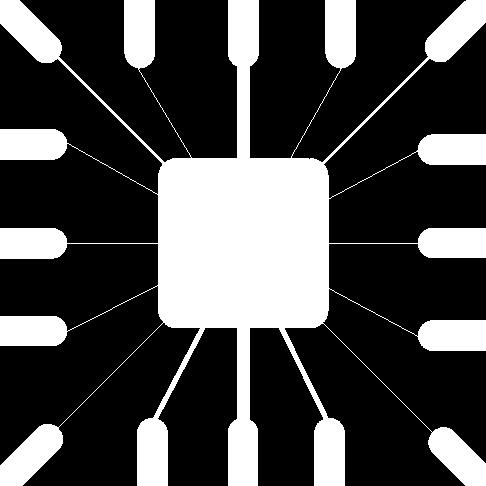
#> input picture 不常用/模式识别/例7_x/wirebond-mask.jpg, 486 x 486 px
$ python L7_1.py
#> lines starting #> are read from the running program, lines starting #| are printed output that depends on the picture; after the words box and inside, x2 and y2 are one past the last pixel; in counts of white or black regions, pixels touching at a corner belong together
import cv2
import numpy as np
import matplotlib.pyplot as plt

#原图
inImg = cv2.imread('wirebond-mask.jpg', cv2.IMREAD_GRAYSCALE)
#> inImg is the input picture: shape (486, 486); min 0, max 255, mean 71.7
#二值化
_, binaryImg = cv2.threshold(inImg, 127, 255, cv2.THRESH_BINARY)
#> binaryImg: shape (486, 486); 28.1% white; 1 white region, box (x1, y1, x2, y2) and area: (0, 0, 486, 486) 66259

size = [11,15,45]
res = [None]*3 #结果
for i in range(3):
    kernel = cv2.getStructuringElement(cv2.MORPH_RECT,(size[i],size[i]))
    res[i] = cv2.erode(binaryImg,kernel,1)
#> after the loop, res = 3 items

plt.figure(figsize=(11, 3))
plt.subplot(141), plt.title("inImg"), plt.axis('off'), plt.imshow(binaryImg, 'gray')
plt.subplot(142), plt.title("11*11"), plt.axis('off'), plt.imshow(res[0], 'gray')
plt.subplot(143), plt.title("15*15"), plt.axis('off'), plt.imshow(res[1], 'gray')
plt.subplot(144), plt.title("45*45"), plt.axis('off'), plt.imshow(res[2], 'gray')
plt.show()
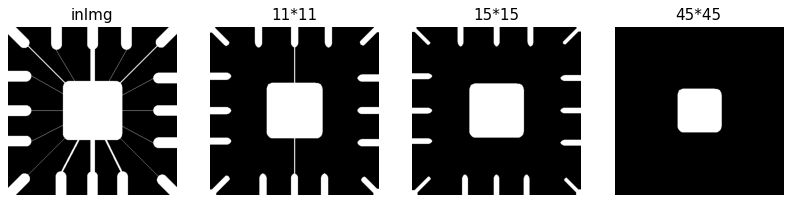
#> figure drawn by matplotlib, 4 panels
